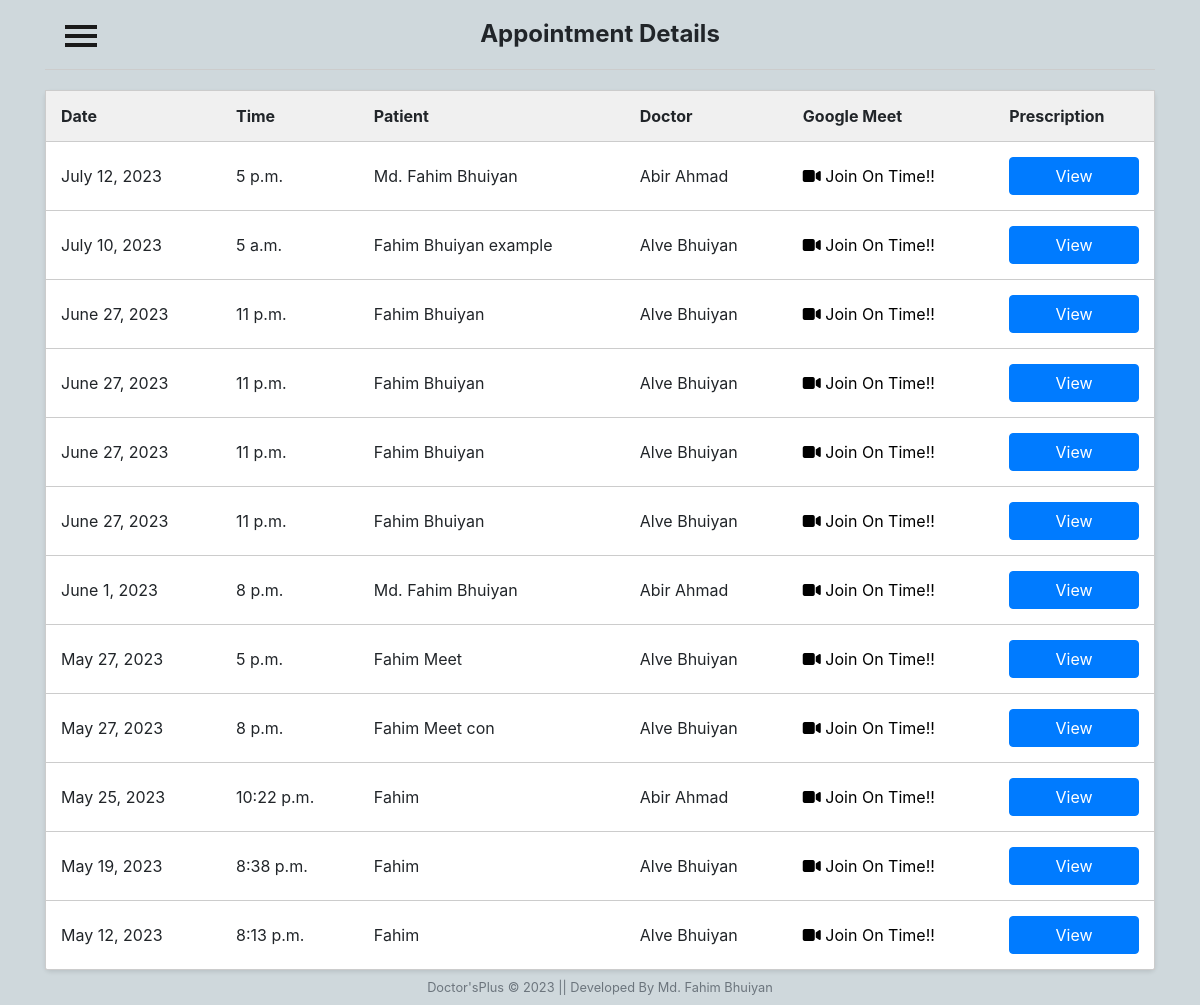
/patient/appointment-details/ (signed in), run on the app's committed database.
### patient/models.py (models this page shows, shortened)
class Appointment(models.Model):
    appointment_id = models.UUIDField(primary_key=True, default=uuid.uuid4, editable=False)
    user = models.ForeignKey(User, on_delete=models.CASCADE)
    doctor = models.ForeignKey(Doctor, on_delete=models.CASCADE)
    patient_name = models.CharField(max_length=100)
    appointment_date = models.DateField()
    appointment_time = models.TimeField()
    consultation_fee = models.DecimalField(max_digits=8, decimal_places=2)
    google_meet_link = models.URLField(blank=True, null=True, default="")

### doctor/models.py (models this page shows, shortened)
class Doctor(models.Model):
    user = models.OneToOneField(User, on_delete=models.CASCADE)
    bmdc = models.CharField(max_length=10, null=False, unique=True, default='')
    address = models.CharField(max_length=40, default='')
    mobile = models.CharField(
        max_length=20, null=False, unique=True, default='')
    date_of_birth = models.DateField(null=True, blank=True)
    specialist = models.CharField(max_length=40, default='')
    experience = models.CharField(max_length=2, default='')
    hospital = models.CharField(max_length=40, null=True, blank=True)
    consultation_fee = models.CharField(max_length=40, default='')
    bio = models.CharField(max_length=200, default='')
    gender_choices = (
        ('Male', 'Male'),
        ('Female', 'Female'),
        ('Other', 'Other'),
    )
    gender = models.CharField(
        max_length=6, choices=gender_choices, null=True, blank=True)
    def __str__(self):
        return self.user.first_name + " "+self.user.last_name

### patient/views.py (the view)
# urls.py: path('appointment-details/', views.appointment_details, name='appointment-details'),
def appointment_details(request):
    appointment_list = Appointment.objects.filter(user=request.user)
    return render(request, 'patient/appointment_details.html', {'appointment_list': appointment_list})

### Templates/patient/appointment_details.html (shortened to what this page needs)
{% load static %}
<html lang="en">
<head>
    <link rel="stylesheet" href="{% static 'css/appointment_details.css' %}">
</head>
<body>
    {% include "patient/sidenav_bar.html" %}
    <div class="container">
        <h2 class="section-title text-center">Appointment Details</h2>
        <div class="divider"></div>
        <table class="appointment-table">
            <tr class="text-center">
                <th>Date</th>
                <th>Time</th>
                <th>Patient</th>
                <th>Doctor</th>
                <th>Google Meet</th>
                <th>Prescription</th>
            </tr>
            {% for appointment in appointment_list|dictsortreversed:"appointment_date" %}
            <tr class="{% if appointment.appointment_date < now %}expired{% endif %}">
                <td>{{ appointment.appointment_date }}</td>
                <td>{{ appointment.appointment_time }}</td>
                <td>{{ appointment.patient_name }}</td>
                <td>{{ appointment.doctor }}</td>
                <td><a href="{{ appointment.google_meet_link }}" style="text-decoration: none; color: black;"><i
                            class="fa-solid fa-video"></i> Join On Time!!</a></td>
                <td><a href="{% url 'prescription_detail' appointment.appointment_id %}"
                        class="btn btn-primary btn-block">View</a></td>
            </tr>
            {% empty %}
            <tr>
                <td colspan="5" class="no-appointments">No appointments available.</td>
            </tr>
            {% endfor %}
        </table>
    </div>
    {% include "Home/footer.html" %}
</body>
</html>

### static/CSS/appointment_details.css (style rules this page uses)
body { font-family: Arial, sans-serif; margin: 0; padding: 20px; background-color: #f7f7f7; }
.container { max-width: 600px; margin: 0 auto; }
.appointment-table { width: 100%; border-collapse: collapse; background-color: #fff; border: 1px solid #ccc; border-radius: 5px; box-shadow: 0 2px 4px rgba(0, 0, 0, 0.1); }
.appointment-table th, .appointment-table td { padding: 15px; text-align: left; border-bottom: 1px solid #ccc; }
.appointment-table th { background-color: #f0f0f0; }
.appointment-table tr:last-child td { border-bottom: none; }
.section-title { font-size: 24px; font-weight: bold; margin-bottom: 10px; }
.divider { border-top: 1px solid #ccc; margin: 20px 0; }

### static/CSS/patientnav.css (style rules this page uses)
body { position: relative; overflow-x: hidden; background-color: #cfd8dc; }
body, html { height: 100%; }

### data on the page
Appointment: appointment_date "July 12, 2023", appointment_time "5 p.m.", patient_name "Md. Fahim Bhuiyan", doctor "Abir Ahmad"
Appointment: appointment_date "July 10, 2023", appointment_time "5 a.m.", patient_name "Fahim Bhuiyan example", doctor "Alve Bhuiyan"
Appointment: appointment_date "June 27, 2023", appointment_time "11 p.m.", patient_name "Fahim Bhuiyan", doctor "Alve Bhuiyan"
Appointment: appointment_date "June 27, 2023", appointment_time "11 p.m.", patient_name "Fahim Bhuiyan", doctor "Alve Bhuiyan"
Appointment: appointment_date "June 27, 2023", appointment_time "11 p.m.", patient_name "Fahim Bhuiyan", doctor "Alve Bhuiyan"
Appointment: appointment_date "June 27, 2023", appointment_time "11 p.m.", patient_name "Fahim Bhuiyan", doctor "Alve Bhuiyan"
Appointment: appointment_date "June 1, 2023", appointment_time "8 p.m.", patient_name "Md. Fahim Bhuiyan", doctor "Abir Ahmad"
Appointment: appointment_date "May 27, 2023", appointment_time "5 p.m.", patient_name "Fahim Meet", doctor "Alve Bhuiyan"
Appointment: appointment_date "May 27, 2023", appointment_time "8 p.m.", patient_name "Fahim Meet con", doctor "Alve Bhuiyan"
Appointment: appointment_date "May 25, 2023", appointment_time "10:22 p.m.", patient_name "Fahim", doctor "Abir Ahmad"
Appointment: appointment_date "May 19, 2023", appointment_time "8:38 p.m.", patient_name "Fahim", doctor "Alve Bhuiyan"
Appointment: appointment_date "May 12, 2023", appointment_time "8:13 p.m.", patient_name "Fahim", doctor "Alve Bhuiyan"
